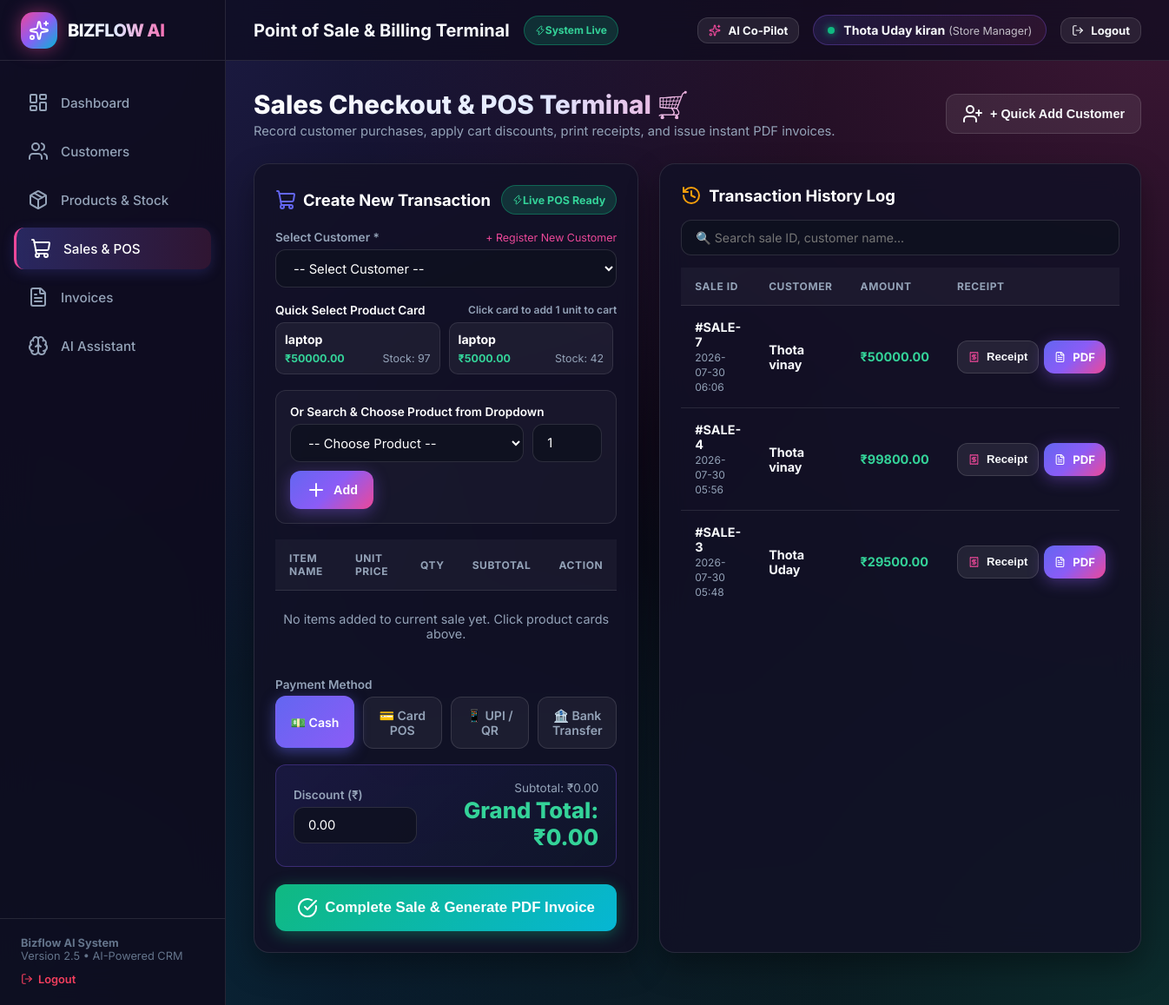
Page /sales (signed in) on the committed database.
### tables this page shows
CREATE TABLE users (
            user_id INTEGER PRIMARY KEY AUTOINCREMENT,
            username TEXT UNIQUE NOT NULL,
            email TEXT UNIQUE NOT NULL,
            password_hash TEXT NOT NULL,
            name TEXT NOT NULL,
            role TEXT DEFAULT 'Admin',
            reset_question TEXT DEFAULT 'What is your store name?',
            reset_answer TEXT DEFAULT 'Bizflow Store',
            created_at TIMESTAMP DEFAULT CURRENT_TIMESTAMP
        );

CREATE TABLE products (
            product_id INTEGER PRIMARY KEY AUTOINCREMENT,
            product_name TEXT NOT NULL,
            price REAL NOT NULL,
            quantity INTEGER NOT NULL DEFAULT 0,
            category TEXT DEFAULT 'General',
            description TEXT
        , user_id INTEGER DEFAULT 1);

CREATE TABLE sales (
            sale_id INTEGER PRIMARY KEY AUTOINCREMENT,
            customer_id INTEGER NOT NULL,
            total_amount REAL NOT NULL,
            discount REAL DEFAULT 0.0,
            date TIMESTAMP DEFAULT CURRENT_TIMESTAMP,
            status TEXT DEFAULT 'Completed', user_id INTEGER DEFAULT 1, payment_method TEXT DEFAULT 'Cash',
            FOREIGN KEY (customer_id) REFERENCES customers (customer_id)
        );

CREATE TABLE customers (
            customer_id INTEGER PRIMARY KEY AUTOINCREMENT,
            name TEXT NOT NULL,
            phone TEXT NOT NULL,
            email TEXT,
            address TEXT,
            created_at TIMESTAMP DEFAULT CURRENT_TIMESTAMP
        , user_id INTEGER DEFAULT 1);

### app.py (the view)
@app.route('/sales')
@login_required
def sales_page():
    user_id = session['user_id']
    customers = CustomerManager.list_customers(user_id)
    products = ProductManager.list_products(user_id)
    sales = SalesManager.list_sales(user_id)
    return render_template('sales.html', active_page='sales', customers=customers, products=products, sales=sales)

### templates/sales.html (shortened to what this page needs)
{% extends 'base.html' %}
{% block page_heading %}Point of Sale & Billing Terminal{% endblock %}
{% block content %}
<div class="page-header">
    <div class="page-title-group">
        <h1>Sales Checkout & POS Terminal 🛒</h1>
        <p>Record customer purchases, apply cart discounts, print receipts, and issue instant PDF invoices.</p>
    </div>
    <div style="display:flex; gap:12px;">
        <button type="button" class="btn btn-secondary" onclick="openModal('quickCustomerModal')">
            <i data-lucide="user-plus"></i> + Quick Add Customer
        </button>
    </div>
</div>
<div class="grid-2" style="grid-template-columns: 1.25fr 0.75fr; gap: 24px;">
    <div class="card">
        <div style="display:flex; justify-content:space-between; align-items:center; margin-bottom:18px;">
            <h2 style="font-size:1.15rem; font-weight:700; color:white; display:flex; align-items:center; gap:8px;">
                <i data-lucide="shopping-cart" style="color:var(--primary);"></i> Create New Transaction
            </h2>
            <span class="badge badge-emerald"><i data-lucide="zap" style="width:12px;"></i> Live POS Ready</span>
        </div>
        <form action="{{ url_for('create_sale_route') }}" method="POST" id="posForm">
            <div class="form-group">
                <div style="display:flex; justify-content:space-between; align-items:center; margin-bottom:6px;">
                    <label class="form-label" style="margin-bottom:0;">Select Customer *</label>
                    <span style="font-size:0.78rem; color:var(--accent-pink); cursor:pointer;" onclick="openModal('quickCustomerModal')">+ Register New Customer</span>
                </div>
                <select name="customer_id" class="form-control" required>
                    <option value="">-- Select Customer --</option>
                </select>
            </div>
            <div style="margin-bottom:18px;">
                <label class="form-label" style="color:white; display:flex; justify-content:space-between;">
                    <span>Quick Select Product Card</span>
                    <span style="font-size:0.75rem; color:var(--text-muted);">Click card to add 1 unit to cart</span>
                </label>
                <div class="pos-quick-products-grid">
                    {% for p in products %}
                        {% if p.quantity > 0 %}
                        <div class="pos-product-card" onclick="quickAddProduct({{ p.product_id }}, '{{ p.product_name|escape }}', {{ p.price }}, {{ p.quantity }})">
                            <div style="font-weight:700; color:white; font-size:0.88rem;">{{ p.product_name }}</div>
                            <div style="display:flex; justify-content:space-between; margin-top:6px; font-size:0.78rem;">
                                <span style="color:#34D399; font-weight:700;">₹{{ "%.2f"|format(p.price) }}</span>
                                <span style="color:var(--text-muted);">Stock: {{ p.quantity }}</span>
                            </div>
                        </div>
                        {% endif %}
                    {% endfor %}
                </div>
            </div>
            <div style="background:rgba(255,255,255,0.03); padding:16px; border-radius:var(--radius-md); border:1px solid var(--border-color); margin-bottom:18px;">
                <label class="form-label" style="color:white;">Or Search & Choose Product from Dropdown</label>
                <div style="display:flex; gap:10px; flex-wrap:wrap;">
                    <select id="pos_product_select" class="form-control" style="flex:2; min-width:180px;">
                        <option value="">-- Choose Product --</option>
                    </select>
                    <input type="number" id="pos_quantity_input" class="form-control" value="1" min="1" placeholder="Qty" style="width:80px;">
                    <button type="button" class="btn btn-primary" onclick="addPosItem()">
                        <i data-lucide="plus"></i> Add
                    </button>
                </div>
            </div>
            <div class="table-container" style="margin-bottom:18px;">
                <table>
                    <thead>
                        <tr>
                            <th>Item Name</th>
                            <th>Unit Price</th>
                            <th>Qty</th>
                            <th>Subtotal</th>
                            <th>Action</th>
                        </tr>
                    </thead>
                    <tbody id="pos_items_tbody">
                        <tr>
                            <td colspan="5" style="text-align:center; color: var(--text-muted); padding:24px 0;">No items added to current sale yet. Click product cards above.</td>
                        </tr>
                    </tbody>
                </table>
            </div>
            <div style="margin-bottom:18px;">
                <label class="form-label">Payment Method</label>
                <div style="display:grid; grid-template-columns: repeat(4, 1fr); gap:10px;">
                    <div class="pay-method-chip active" onclick="selectPayMethod(this)">
                        <span>💵 Cash</span>
                    </div>
                    <div class="pay-method-chip" onclick="selectPayMethod(this)">
                        <span>💳 Card POS</span>
                    </div>
                    <div class="pay-method-chip" onclick="selectPayMethod(this)">
                        <span>📱 UPI / QR</span>
                    </div>
                    <div class="pay-method-chip" onclick="selectPayMethod(this)">
                        <span>🏦 Bank Transfer</span>
                    </div>
                </div>
            </div>
            <div style="display:flex; justify-content:space-between; align-items:center; background:linear-gradient(135deg, rgba(30,27,75,0.7), rgba(15,23,42,0.8)); padding:18px 20px; border-radius:var(--radius-md); border:1px solid rgba(139,92,246,0.3); margin-bottom:20px;">
                <div style="width:160px;">
                    <label class="form-label">Discount (₹)</label>
                    <input type="number" step="0.01" name="discount" id="pos_discount_input" class="form-control" value="0.00" oninput="renderPosTable()">
                </div>
                <div style="text-align:right;">
                    <div style="font-size:0.85rem; color:var(--text-muted);">Subtotal: <span id="pos_subtotal">₹0.00</span></div>
                    <div style="font-size:1.6rem; font-weight:800; color:#34D399; margin-top:2px;">Grand Total: <span id="pos_grand_total">₹0.00</span></div>
                </div>
            </div>
            <button type="submit" class="btn btn-emerald" style="width:100%; justify-content:center; padding:15px; font-size:1.05rem;">
                <i data-lucide="check-circle"></i> Complete Sale & Generate PDF Invoice
            </button>
        </form>
    </div>
    <div class="card">
        <div style="display:flex; justify-content:space-between; align-items:center; margin-bottom:16px;">
            <h2 style="font-size:1.15rem; font-weight:700; color:white; display:flex; align-items:center; gap:8px;">
                <i data-lucide="history" style="color:var(--accent-amber);"></i> Transaction History Log
            </h2>
        </div>
        <div style="margin-bottom:14px;">
            <input type="text" class="form-control table-search" data-table="salesTable" placeholder="🔍 Search sale ID, customer name..." style="font-size:0.88rem;">
        </div>
        <div class="table-container" style="max-height:550px; overflow-y:auto;">
            <table id="salesTable">
                <thead>
                    <tr>
                        <th>Sale ID</th>
                        <th>Customer</th>
                        <th>Amount</th>
                        <th>Receipt</th>
                    </tr>
                </thead>
                <tbody>
                    {% if sales %}
                        {% for s in sales %}
                        <tr>
                            <td><b>#SALE-{{ s.sale_id }}</b><br/><span style="font-size:0.75rem; color:var(--text-muted);">{{ s.date[:16] }}</span></td>
                            <td><b>{{ s.customer_name }}</b></td>
                            <td><strong style="color:#34D399;">₹{{ "%.2f"|format(s.total_amount) }}</strong></td>
                            <td>
                                <div style="display:flex; gap:6px;">
                                    <button type="button" class="btn btn-secondary btn-sm" onclick="openReceiptModal('{{ s.sale_id }}', '{{ s.customer_name|escape }}', '{{ s.total_amount }}', '{{ s.date[:16] }}', '{{ url_for('generate_invoice_pdf_route', sale_id=s.sale_id) }}')" title="View Digital Receipt">
                                        <i data-lucide="receipt" style="width:13px; color:#EC4899;"></i> Receipt
                                    </button>
                                    <a href="{{ url_for('generate_invoice_pdf_route', sale_id=s.sale_id) }}" class="btn btn-primary btn-sm" target="_blank" title="Download PDF Invoice">
                                        <i data-lucide="file-text" style="width:13px;"></i> PDF
                                    </a>
                                </div>
                            </td>
                        </tr>
                        {% endfor %}
                    {% else %}
                        <tr>
                            <td colspan="4" style="text-align:center; color: var(--text-muted); padding: 30px 0;">No sales recorded yet.</td>
                        </tr>
                    {% endif %}
                </tbody>
            </table>
        </div>
    </div>
</div>
{% endblock %}

### templates/base.html (shortened to what this page needs)
<!DOCTYPE html>
<html lang="en">
<head>
    <link rel="stylesheet" href="{{ url_for('static', filename='css/style.css') }}">
</head>
<body>
    <aside class="sidebar">
        <a href="{{ url_for('index') }}" class="brand-container" style="text-decoration: none;">
            <div class="brand-icon">
                <i data-lucide="sparkles"></i>
            </div>
            <span class="brand-title">BIZFLOW AI</span>
        </a>
        <ul class="nav-menu">
            <li class="nav-item {% if active_page == 'dashboard' %}active{% endif %}">
                <a href="{{ url_for('dashboard') }}">
                    <i data-lucide="layout-dashboard"></i>
                    <span>Dashboard</span>
                </a>
            </li>
            <li class="nav-item {% if active_page == 'customers' %}active{% endif %}">
                <a href="{{ url_for('customers_page') }}">
                    <i data-lucide="users"></i>
                    <span>Customers</span>
                </a>
            </li>
            <li class="nav-item {% if active_page == 'products' %}active{% endif %}">
                <a href="{{ url_for('products_page') }}">
                    <i data-lucide="package"></i>
                    <span>Products & Stock</span>
                </a>
            </li>
            <li class="nav-item {% if active_page == 'sales' %}active{% endif %}">
                <a href="{{ url_for('sales_page') }}">
                    <i data-lucide="shopping-cart"></i>
                    <span>Sales & POS</span>
                </a>
            </li>
            <li class="nav-item {% if active_page == 'invoices' %}active{% endif %}">
                <a href="{{ url_for('invoices_page') }}">
                    <i data-lucide="file-text"></i>
                    <span>Invoices</span>
                </a>
            </li>
            <li class="nav-item {% if active_page == 'ai' %}active{% endif %}">
                <a href="{{ url_for('ai_assistant_page') }}">
                    <i data-lucide="brain"></i>
                    <span>AI Assistant</span>
                </a>
            </li>
        </ul>
        <div class="sidebar-footer">
            <p><strong>Bizflow AI System</strong></p>
            <p>Version 2.5 • AI-Powered CRM</p>
            <div style="margin-top:12px;">
                <a href="{{ url_for('logout_route') }}" style="color:var(--accent-rose); text-decoration:none; font-weight:600; display:inline-flex; align-items:center; gap:6px;">
                    <i data-lucide="log-out" style="width:14px; height:14px;"></i> Logout
                </a>
            </div>
        </div>
    </aside>
    <div class="main-wrapper">
        <header class="top-header">
            <div style="display:flex; align-items:center; gap:16px;">
                <div class="header-title">{% block page_heading %}Dashboard{% endblock %}</div>
                <span class="badge badge-emerald" style="font-size:0.75rem;"><i data-lucide="zap" style="width:12px;"></i> System Live</span>
            </div>
            <div class="header-actions">
                <a href="{{ url_for('ai_assistant_page') }}" class="btn btn-secondary btn-sm" title="Ask Gemini AI">
                    <i data-lucide="sparkles" style="color:#EC4899; width:14px; height:14px;"></i> AI Co-Pilot
                </a>
                <div class="user-badge">
                    <span class="status-dot"></span>
                    <span><strong>{{ current_user['name'] if current_user else 'Store Manager' }}</strong> <span style="opacity:0.75; font-size:0.78rem;">({{ current_user['role'] if current_user else 'Store Manager' }})</span></span>
                </div>
                <a href="{{ url_for('logout_route') }}" class="btn btn-secondary btn-sm" title="Log out of session">
                    <i data-lucide="log-out" style="width:14px; height:14px;"></i> Logout
                </a>
            </div>
        </header>
        <main class="content-body">
            {% block content %}{% endblock %}
        </main>
    </div>
</body>
</html>

### rows in the picture
users: name "Thota Uday kiran", role "Store Manager"
products: product_name "laptop", price "50000.00", quantity "97"
products: product_name "laptop", price "5000.00", quantity "42"
sales: sale_id "7", date "2026-07-30 06:06", customer_name "Thota vinay", total_amount "50000.00"
sales: sale_id "4", date "2026-07-30 05:56", customer_name "Thota vinay", total_amount "99800.00"
sales: sale_id "3", date "2026-07-30 05:48", customer_name "Thota Uday", total_amount "29500.00"
